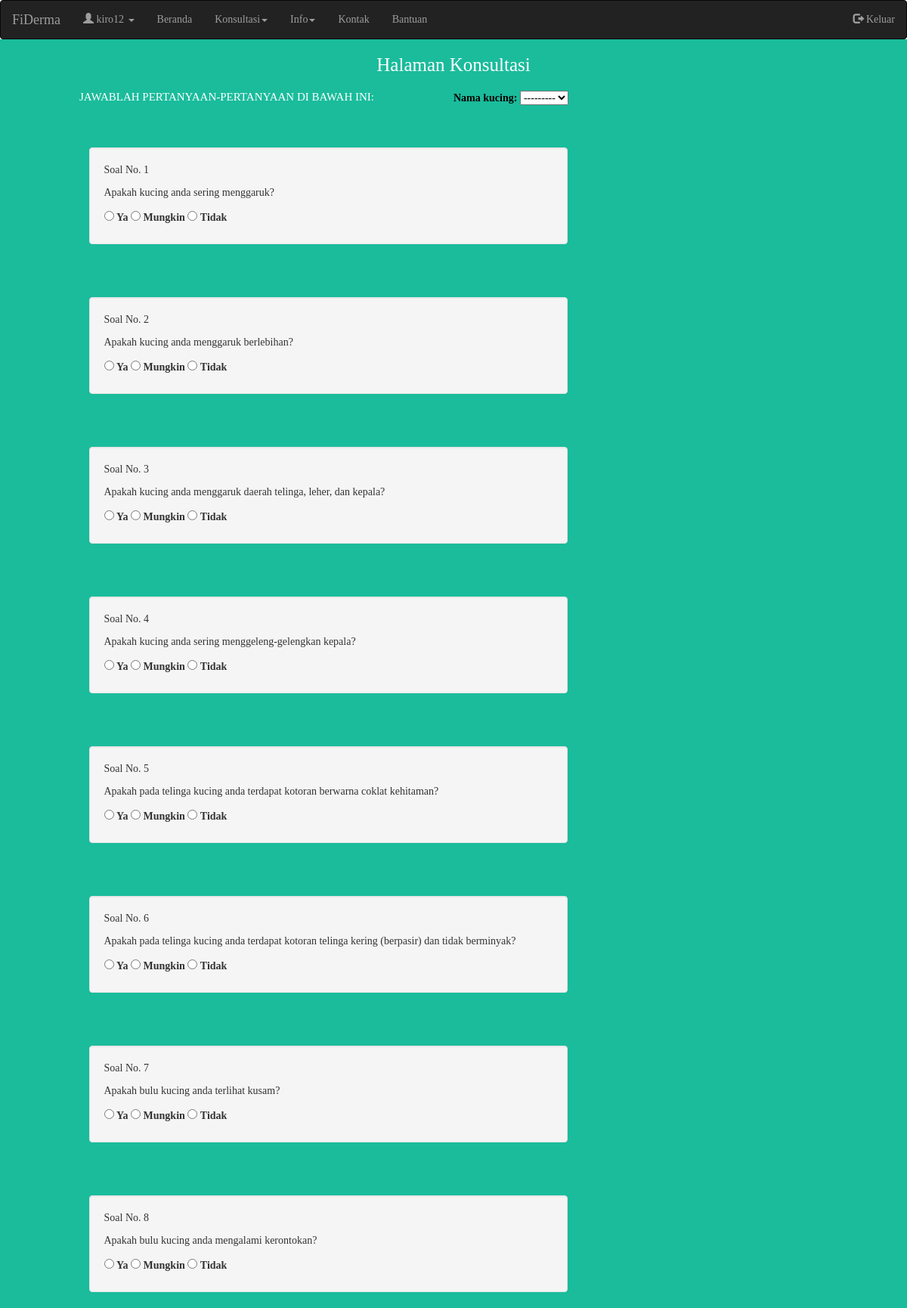
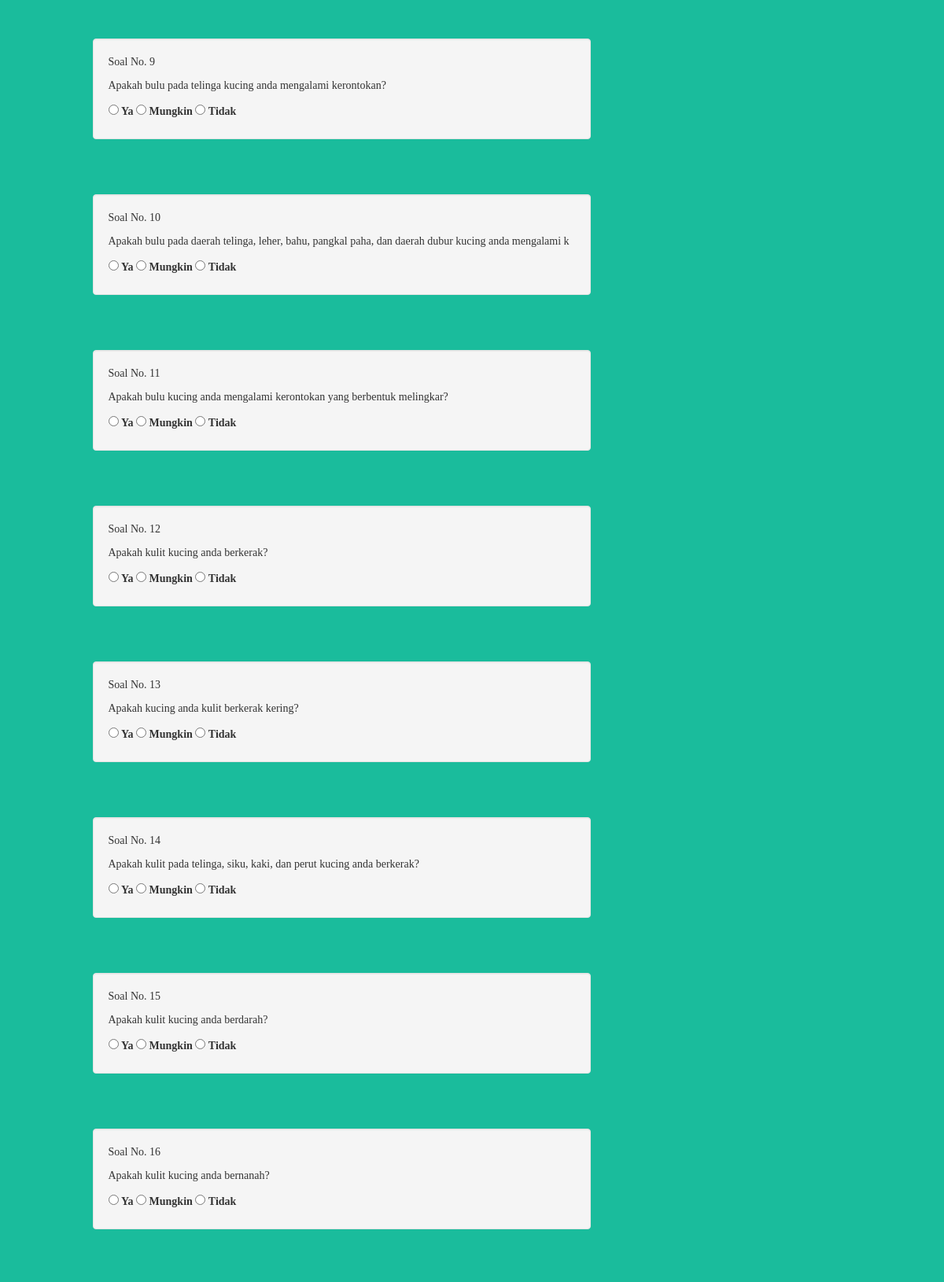
The app's page /konsultasi/ (signed in, upper part) with its own data (2 pictures, top to bottom).
### sitederma/models.py (models this page shows, shortened)
class Kucing(models.Model):
    GENDER_KUCING_CHOICES = (
    ('betina', 'Betina'),
    ('jantan', 'Jantan'),
    )
    nama_kucing = models.CharField(max_length=30)
    umur_kucing = models.PositiveIntegerField(validators=[MinValueValidator(1)], null=True)
    gender_kucing = models.CharField(max_length=10, choices=GENDER_KUCING_CHOICES)
    username = models.ForeignKey(User, null=True)
    def __str__(self):
        return self.nama_kucing

class ListTanya(models.Model):
    kode_tanya = models.CharField(max_length=5)
    kode_gejala = models.ForeignKey(ListGejala, related_name = 'tanya_gejala', null=True)
    no_tanya = models.CharField(max_length=2, null=True)
    daftar_tanya = models.CharField(max_length=150)

class Jawaban(models.Model):
    kodejawab = models.CharField(max_length=3)
    jawab = models.CharField(max_length=10)
    bobotjawab = models.FloatField()

### sitederma/views.py (the view)
# urls.py: url(r'^konsultasi/$', views.konsultasi_view, name='konsultasi'),
def konsultasi_view(request):
    diagnosa = None
    list_tanya = ListTanya.objects.all()
    list_pilihan = Jawaban.objects.all()
    gejala = ListGejala.objects.all()
    context = {}
    context ['list_tanya'] = list_tanya
    context ['list_pilihan'] = list_pilihan
    if request.method=='POST':
        formriwayat = RiwayatForm(request.POST)
        d = defaultdict(float)
        d = {}
        cfgp1_={}
        percentdisease = {}
        counter = 1
        for cfuser in gejala:
            d['cfug_%02d' % counter] = float(request.POST.get(cfuser.kode_gejala))
            counter += 1
        for key, value in sorted(d.items()):
            print (key, value)
        penyakit = InfoPenyakit.objects.all()
        gej_pen = Konsultasi.objects.all()
        for pen in penyakit:
            cfglama = None
            cfgbaru = None
            cfgkombinasi = None
            for gejala_penyakit in gej_pen:
                if gejala_penyakit.kode_penyakit.kode_penyakit == pen.kode_penyakit:
                    print('ya')
                    urut = gejala_penyakit.kode_gejala.kode_gejala[1:]
                    print(urut)
                    cfgp1_['cfg{0}'.format(urut)] = d['cfug_{}'.format(urut)] * gejala_penyakit.cfp
                    if not cfglama:
                        cfglama = cfgp1_['cfg{0}'.format(urut)]
                    else :
                        cfgbaru = cfgp1_['cfg{0}'.format(urut)]
                        cfgkombinasi = cfglama+(cfgbaru*(1-cfglama))
                        cfglama = cfgkombinasi
                    percentdisease['pdisease{0}'.format(pen.kode_penyakit)] = cfgkombinasi
                    print(percentdisease)
        context['percentdisease_1'] = percentdisease['pdisease{0}'.format('P1')]
        context['percentdisease_2'] = percentdisease['pdisease{0}'.format('P2')]
        context['percentdisease_3'] = percentdisease['pdisease{0}'.format('P3')]
        context['percentdisease_4'] = percentdisease['pdisease{0}'.format('P4')]
        context['percentdisease_5'] = percentdisease['pdisease{0}'.format('P5')]
        context['percentdisease_6'] = percentdisease['pdisease{0}'.format('P6')]
        targetdisease = max(percentdisease, key=percentdisease.get)
        context['targetdisease'] = targetdisease
        if targetdisease == "diseaseP1":
            diagnosa ='Ear Mites'
        elif targetdisease == "diseaseP2":
            diagnosa = 'Flea'
        elif targetdisease == "diseaseP3":
            diagnosa = 'Lice'
        elif targetdisease == "diseaseP4":
            diagnosa = 'Pyoderma'
        elif targetdisease == "diseaseP5":
            diagnosa = 'Ringworm'
        elif targetdisease == "diseaseP6":
            diagnosa = 'Scabies'
        request.session['percentdisease'] = {
                                        'percentdisease_1': context['percentdisease_1'],
                                        'percentdisease_2': context['percentdisease_2'],
                                        'percentdisease_3': context['percentdisease_3'],
                                        'percentdisease_4': context['percentdisease_4'],
                                        'percentdisease_5': context['percentdisease_5'],
                                        'percentdisease_6': context['percentdisease_6'],
                                        'targetdisease': context['targetdisease'],
                                        }
        if formriwayat.is_valid():
            kucing = formriwayat.save(commit=False)
            kucing.username = request.user
            kucing.tanggal_diagnosa = timezone.now()
            kucing.hasil_diagnosa = diagnosa
            kucing.save()
            return HttpResponseRedirect(reverse('sitederma:hasil'))
    else:
        formriwayat = RiwayatForm()
    context['formriwayat']=formriwayat
    return render(request, "sitederma/mulai_konsul.html",  context)

### sitederma/forms.py
class RiwayatForm(forms.ModelForm):
    class Meta:
        model = Riwayat
        fields = ('nama_kucing',)

### sitederma/models.py (called while the page is built)
    def __str__(self):
        return self.kode_gejala

### sitederma/templates/sitederma/mulai_konsul.html (shortened to what this page needs)
{% extends 'sitederma/base.html' %}
{% block content %}
<div class="container-fluid vitra-background-mulai-konsul">
  <h4 class="vitra-tagline text-center">Halaman Konsultasi</h4>
  <div class="row">
    <div class="col-md-6 text-center">
      <h5 style="color: white; font-size:15px;">JAWABLAH PERTANYAAN-PERTANYAAN DI BAWAH INI:</h5>
    </div>
    <form method="POST">
      {% for field in formriwayat %}
    <div style="margin-top: 10px; color:black;">
      {{ field.label_tag|escape }}
      {{ field }}
    </div>
    {% endfor %}
    {% for tanya in list_tanya %}
    <div class="row" style="margin-top: 50px;">
      <div class="col-md-1"></div>
      <div class="col-md-10">
        <div class="col-md-8 text-left vitra-background-Tanya">
          <div class="well">
            <p>Soal No. {{ tanya.no_tanya}}</p>
            <p>{{ tanya.daftar_tanya }}</p>
            {% for pilihan in list_pilihan %}
            <input type="radio" name="{{tanya.kode_gejala}}" id="choice" value="{{pilihan.bobotjawab}}" required />
            <label for="choice{{ forloop.counter }}">{{ pilihan.jawab }}</label>
            {% endfor %}
        </div>
      </div>
    </div>
    <div class="col-md-1"></div>
  </div>
  {% endfor %}
  <br><center><input type='submit' class="btn btn-default btn-lg" value="submit"><center>
    </form>
  </div>
</div>
{% endblock %}

### sitederma/templates/sitederma/base.html (shortened to what this page needs)
{% load static %}
<!DOCTYPE html>
<html lang="en">
<head>
  <link href="{% static 'bootstrap/css/bootstrap.min.css'%}" rel="stylesheet">
  <link href="{% static 'css/sitederma.css' %}" rel="stylesheet">
  <link rel="stylesheet" href="https://maxcdn.bootstrapcdn.com/font-awesome/4.7.0/css/font-awesome.min.css">
</head>
<body>
  <nav class="navbar navbar-inverse">
    <div class="container-fluid">
      <div class="navbar-header">
        <a class="navbar-brand" href="{% url 'sitederma:home_utama' %}">FiDerma</a>
      </div>
      {% if user.is_authenticated %}
      <ul class="nav navbar-nav">
        <li class="dropdown"><a class="dropdown-toggle" data-toggle="dropdown" href="{% url 'sitederma:profil' %}"><span class="glyphicon glyphicon-user "></span> {{request.user.username}} <span class="caret"></span></a>
        </li>
        <li><a href="{% url 'sitederma:home_utama' %}">Beranda</a></li>
        <li class="dropdown">
          <a class="dropdown-toggle" data-toggle="dropdown" href="#">Konsultasi<span class="caret"></span></a>
        </li>
        <li class="dropdown">
          <a class="dropdown-toggle" data-toggle="dropdown" href="#">Info<span class="caret"></span></a>
        </li>
        <li><a href="{% url 'sitederma:kontak' %}">Kontak</a></li>
        <li><a href="{% url 'sitederma:help'%}">Bantuan</a></li>
      </ul>
      <ul class="nav navbar-nav navbar-right">
        <li><a href="{% url 'sitederma:logout' %}"><span class="glyphicon glyphicon-log-out"></span> Keluar</a></li>
      </ul>
      {% endif %}
    </div>
  </nav>
      {% block content %}
      {% endblock %}
    </body>
</html>

### sitederma/static/css/sitederma.css (style rules this page uses)
.vitra-tagline { color: white; margin-top: 20px; font-size: 25px; }
.vitra-background-mulai-konsul { min-height: 610px; background-color: #1abc9c; margin-top: -20px; }
body { font-family: 'Lucida Console', serif; margin: 0; width: 100%; height: 100%; }
h1, h2, h3, h4 { font-family: 'Lucida Console', serif; color: cobaltblue; }

### records on screen
Kucing: formriwayat "---------"
ListTanya: no_tanya "1", daftar_tanya "Apakah kucing anda sering menggaruk?"
Jawaban: jawab "Ya"
Jawaban: jawab "Mungkin"
Jawaban: jawab "Tidak"
ListTanya: no_tanya "2", daftar_tanya "Apakah kucing anda menggaruk berlebihan?"
ListTanya: no_tanya "3", daftar_tanya "Apakah kucing anda menggaruk daerah telinga, leher, dan kepala?"
ListTanya: no_tanya "4", daftar_tanya "Apakah kucing anda sering menggeleng-gelengkan kepala?"
ListTanya: no_tanya "5", daftar_tanya "Apakah pada telinga kucing anda terdapat kotoran berwarna coklat kehitaman?"
ListTanya: no_tanya "6", daftar_tanya "Apakah pada telinga kucing anda terdapat kotoran telinga kering (berpasir) dan tidak berminyak?"
ListTanya: no_tanya "7", daftar_tanya "Apakah bulu kucing anda terlihat kusam?"
ListTanya: no_tanya "8", daftar_tanya "Apakah bulu kucing anda mengalami kerontokan?"
ListTanya: no_tanya "9", daftar_tanya "Apakah bulu pada telinga kucing anda mengalami kerontokan?"
ListTanya: no_tanya "10", daftar_tanya "Apakah bulu pada daerah telinga, leher, bahu, pangkal paha, dan daerah dubur kucing anda mengalami k"
ListTanya: no_tanya "11", daftar_tanya "Apakah bulu kucing anda mengalami kerontokan yang berbentuk melingkar?"
ListTanya: no_tanya "12", daftar_tanya "Apakah kulit kucing anda berkerak?"
ListTanya: no_tanya "13", daftar_tanya "Apakah kucing anda kulit berkerak kering?"
ListTanya: no_tanya "14", daftar_tanya "Apakah kulit pada telinga, siku, kaki, dan perut kucing anda berkerak?"
ListTanya: no_tanya "15", daftar_tanya "Apakah kulit kucing anda berdarah?"
ListTanya: no_tanya "16", daftar_tanya "Apakah kulit kucing anda bernanah?"

### other values on screen
{{ request.user.username }} "kiro12"
{{ field.label_tag|escape }} "Nama kucing:"
